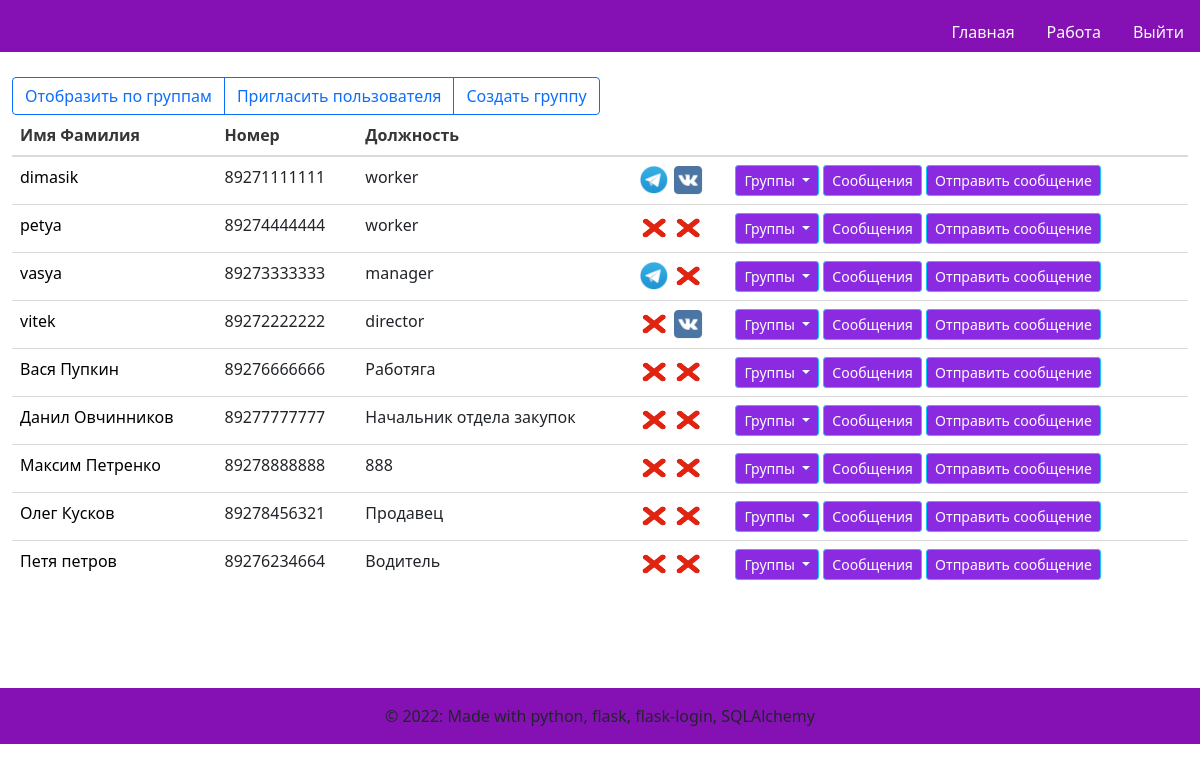
The page /workallusers (signed in) on the database its author committed.
### models.py (models this page shows)
class User(UserMixin, db.Model):
    id = db.Column(db.Integer,
                   nullable=False,
                   unique=True,
                   primary_key=True,
                   autoincrement=True)  # primary keys are required by SQLAlchemy
    password = db.Column(db.String(100))  # пароль есть только у администраторов и модераторов
    name = db.Column(db.String(100))  # имя фамилия
    phone_number = db.Column(db.String(11), unique=True)  # номер телефона
    vk_authorized = db.Column(db.Boolean)  # авторизован вк или нет
    tlg_authorized = db.Column(db.Boolean)  # авторизован в телеграм или нет
    status = db.Column(db.String(30))  # статус пользователя(ожидает подтверждения\в архиве\подтвержден)
    app_role = db.Column(db.String(20))  # роль в приложении(админ, модератор, пользователь)
    organisation_role = db.Column(db.String(100))  # должность в организации

### main.py (the view)
@main.route('/workallusers')
@login_required
def workallusers():
    users = User.query.order_by(User.name).all()
    relations = db.session.query(users_groups_relations).all()
    groups = Group.query.all()
    return render_template('workallusers.html', users=users, groups=groups, relations=relations)

### templates/workallusers.html (shortened to what this page needs)
{% extends "base.html" %}
{% block content %}
<div class="btn-group" role="group" aria-label="Basic outlined example" style="margin-top: 5px">
<a class="btn btn-outline-primary" href="./workallgroups" role="button">Отобразить по группам</a>
<a class="btn btn-outline-primary" href="{{url_for('users.createuser')}}" role="button">Пригласить пользователя</a>
<a class="btn btn-outline-primary" href="{{url_for('groups.creategroup')}}" role="button">Создать группу</a>
</div>
<table class="table table-hover">
  <thead>
    <tr>
      <th scope="col">Имя Фамилия</th>
      <th scope="col">Номер</th>
      <th scope="col">Должность</th>
        <th scope="col"></th>
      <th scope="col"></th>
    </tr>
  </thead>
    <tbody>
        {%for user in users%}
        <tr>
          <td scope="row">
              <a class="text-decoration-none" style="color: black"
                 href="{{ url_for('users.edituser', id=user['id']) }}">
              {{ user['name'] }}</a></td>
          <td>{{ user['phone_number'] }}</td>
          <td>{{ user['organisation_role'] }}</td>
          <td>
              {% if user['tlg_authorized'] %}
                  <img src="../static/images/tg.png" alt="TG" class="img-rounded" style="height:30px; width:30px"/>
              {% else %}
                  <img src="../static/images/none.png" alt="" class="img-rounded" style="height:30px; width:30px"/>
              {% endif %}
              {% if user['vk_authorized'] %}
                  <img src="../static/images/vk.png" alt="VK" class="img-rounded" style="height:30px; width:30px"/>
              {% else %}
                  <img src="../static/images/none.png" alt="" class="img-rounded" style="height:30px; width:30px"/>
              {% endif %}
          </td>
          <td>  <div class="dropdown">
                  <a class="btn btn-info btn-sm dropdown-toggle"
                     href="#" role="button" id="dropdownMenuLink"
                     data-bs-toggle="dropdown"
                     aria-expanded="false"
                        style="background-color:blueviolet; color:white">
                    Группы
                  </a>
                </div>
                <a class="btn btn-info btn-sm" style="background-color:blueviolet; color:white" href="">
                    Сообщения
                </a>
                <a class="btn btn-info btn-sm" style="background-color:blueviolet; color:white" href="">
                    Отправить сообщение
                </a>
          </td>
        </tr>
          {%endfor%}
    </tbody>
</table>
{% endblock %}

### templates/base.html (shortened to what this page needs)
<!DOCTYPE html>
<html>
<head>
    <link rel="stylesheet" href="https://cdnjs.cloudflare.com/ajax/libs/bulma/0.7.2/css/bulma.min.css" />
    <link href="https://cdn.jsdelivr.net/npm/bootstrap@5.1.3/dist/css/bootstrap.min.css" rel="stylesheet">
    <link rel="stylesheet" href="../static/css/preloader.css"/>
</head>
<body class="loader-body" style="background-color: #ffffff; height: inherit">
            <nav class="d-none page-header navbar navbar-light sticky-top" style="background-color: #8511b4;">
                <div class="container-fluid ">
                    <ul class="nav nav-pills position-absolute bottom-0 end-0">
                        <li class="nav-item" >
                            <a href="{{ url_for('main.index') }}" class="nav-link text-light">
                                Главная
                            </a>
                        </li>
                        {% if current_user.is_authenticated %}
                        <li class="nav-item">
                            <a href="{{ url_for('main.workallusers') }}" class="nav-link text-light">
                                Работа
                            </a>
                        </li>
                        {% endif %}
                        {% if current_user.is_authenticated %}
                        <li class="nav-item">
                            <a href="{{ url_for('auth.logout') }}" class="nav-link text-light">
                                Выйти
                            </a>
                        </li>
                        {% endif %}
                    </ul>
                </div>
            </nav>
            <div class="d-none page-main container-fluid" style="height: 82%">
                   {% block content %}
                   {% endblock %}
            </div>
            <footer class="d-none page-footer font-small blue" style="background-color: #8511b4; margin-top: 100px">
              <div class="footer-copyright text-center py-3">© 2022: Made with python, flask, flask-login, SQLAlchemy
              </div>
            </footer>
    </body>
</html>

### rows shown on the page
User: name "dimasik", phone_number "89271111111", organisation_role "worker", tlg_authorized True (drawn), vk_authorized True (drawn)
User: name "petya", phone_number "89274444444", organisation_role "worker", tlg_authorized False (drawn), vk_authorized False (drawn)
User: name "vasya", phone_number "89273333333", organisation_role "manager", tlg_authorized True (drawn), vk_authorized False (drawn)
User: name "vitek", phone_number "89272222222", organisation_role "director", tlg_authorized False (drawn), vk_authorized True (drawn)
User: name "Вася Пупкин", phone_number "89276666666", organisation_role "Работяга", tlg_authorized False (drawn), vk_authorized False (drawn)
User: name "Данил Овчинников", phone_number "89277777777", organisation_role "Начальник отдела закупок", tlg_authorized False (drawn), vk_authorized False (drawn)
User: name "Максим Петренко", phone_number "89278888888", organisation_role "888", tlg_authorized False (drawn), vk_authorized False (drawn)
User: name "Олег Кусков", phone_number "89278456321", organisation_role "Продавец", tlg_authorized False (drawn), vk_authorized False (drawn)
User: name "Петя петров", phone_number "89276234664", organisation_role "Водитель", tlg_authorized False (drawn), vk_authorized False (drawn)
